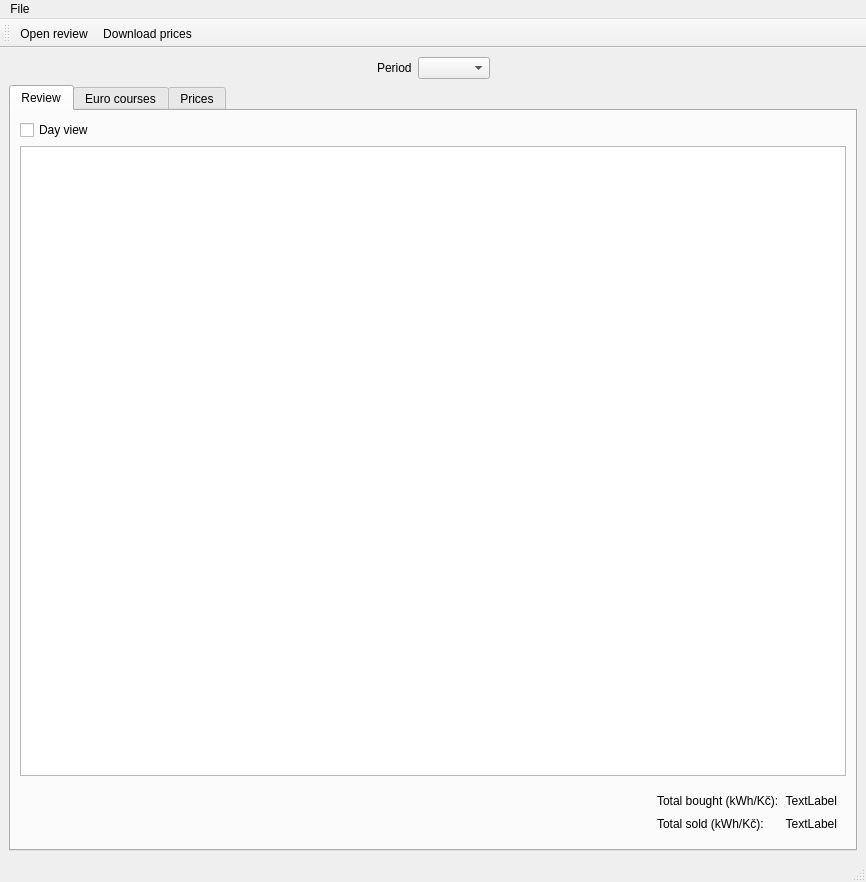
<?xml version="1.0" encoding="UTF-8"?>
<ui version="4.0">
 <class>MainWindow</class>
 <widget class="QMainWindow" name="MainWindow">
  <property name="geometry">
   <rect>
    <x>0</x>
    <y>0</y>
    <width>866</width>
    <height>882</height>
   </rect>
  </property>
  <property name="windowTitle">
   <string>Electricity review</string>
  </property>
  <property name="windowIcon">
   <iconset resource="resources.qrc">
    <normaloff>:/icons/icons/energy.png</normaloff>:/icons/icons/energy.png</iconset>
  </property>
  <widget class="QWidget" name="centralwidget">
   <layout class="QVBoxLayout" name="verticalLayout">
    <item>
     <layout class="QHBoxLayout" name="horizontalLayout">
      <item>
       <spacer name="horizontalSpacer_2">
        <property name="orientation">
         <enum>Qt::Horizontal</enum>
        </property>
        <property name="sizeHint" stdset="0">
         <size>
          <width>40</width>
          <height>20</height>
         </size>
        </property>
       </spacer>
      </item>
      <item>
       <widget class="QLabel" name="label">
        <property name="frameShape">
         <enum>QFrame::NoFrame</enum>
        </property>
        <property name="frameShadow">
         <enum>QFrame::Plain</enum>
        </property>
        <property name="text">
         <string>Period</string>
        </property>
       </widget>
      </item>
      <item>
       <widget class="QComboBox" name="comboPeriod"/>
      </item>
      <item>
       <spacer name="horizontalSpacer">
        <property name="orientation">
         <enum>Qt::Horizontal</enum>
        </property>
        <property name="sizeHint" stdset="0">
         <size>
          <width>40</width>
          <height>20</height>
         </size>
        </property>
       </spacer>
      </item>
     </layout>
    </item>
    <item>
     <widget class="QTabWidget" name="tabWidget">
      <property name="tabPosition">
       <enum>QTabWidget::North</enum>
      </property>
      <property name="currentIndex">
       <number>0</number>
      </property>
      <widget class="QWidget" name="tabReview">
       <attribute name="icon">
        <iconset resource="resources.qrc">
         <normaloff>:/icons/icons/review.png</normaloff>:/icons/icons/review.png</iconset>
       </attribute>
       <attribute name="title">
        <string>Review</string>
       </attribute>
       <layout class="QVBoxLayout" name="verticalLayout_2">
        <item>
         <widget class="QCheckBox" name="checkDays">
          <property name="text">
           <string>Day view</string>
          </property>
         </widget>
        </item>
        <item>
         <widget class="QTableView" name="tableReview">
          <property name="selectionBehavior">
           <enum>QAbstractItemView::SelectRows</enum>
          </property>
         </widget>
        </item>
        <item>
         <widget class="QWidget" name="widget" native="true">
          <layout class="QGridLayout" name="gridLayout">
           <item row="0" column="1">
            <widget class="QLabel" name="label_4">
             <property name="text">
              <string>Total bought (kWh/Kč):</string>
             </property>
            </widget>
           </item>
           <item row="1" column="1">
            <widget class="QLabel" name="label_2">
             <property name="text">
              <string>Total sold (kWh/Kč):</string>
             </property>
            </widget>
           </item>
           <item row="0" column="2">
            <widget class="QLabel" name="labelBought">
             <property name="text">
              <string>TextLabel</string>
             </property>
             <property name="alignment">
              <set>Qt::AlignRight|Qt::AlignTrailing|Qt::AlignVCenter</set>
             </property>
            </widget>
           </item>
           <item row="1" column="2">
            <widget class="QLabel" name="labelSold">
             <property name="text">
              <string>TextLabel</string>
             </property>
             <property name="alignment">
              <set>Qt::AlignRight|Qt::AlignTrailing|Qt::AlignVCenter</set>
             </property>
            </widget>
           </item>
           <item row="0" column="0">
            <spacer name="horizontalSpacer_3">
             <property name="orientation">
              <enum>Qt::Horizontal</enum>
             </property>
             <property name="sizeHint" stdset="0">
              <size>
               <width>40</width>
               <height>20</height>
              </size>
             </property>
            </spacer>
           </item>
          </layout>
         </widget>
        </item>
       </layout>
      </widget>
      <widget class="QWidget" name="tabCourses">
       <attribute name="icon">
        <iconset resource="resources.qrc">
         <normaloff>:/icons/icons/euro.png</normaloff>:/icons/icons/euro.png</iconset>
       </attribute>
       <attribute name="title">
        <string>Euro courses</string>
       </attribute>
       <layout class="QVBoxLayout" name="verticalLayout_3">
        <item>
         <widget class="QTableView" name="tableCourses">
          <property name="selectionBehavior">
           <enum>QAbstractItemView::SelectRows</enum>
          </property>
         </widget>
        </item>
       </layout>
      </widget>
      <widget class="QWidget" name="tabPrices">
       <attribute name="icon">
        <iconset resource="resources.qrc">
         <normaloff>:/icons/icons/price.png</normaloff>:/icons/icons/price.png</iconset>
       </attribute>
       <attribute name="title">
        <string>Prices</string>
       </attribute>
       <layout class="QVBoxLayout" name="verticalLayout_4">
        <item>
         <widget class="QTableView" name="tablePrices">
          <property name="selectionBehavior">
           <enum>QAbstractItemView::SelectRows</enum>
          </property>
         </widget>
        </item>
       </layout>
      </widget>
     </widget>
    </item>
    <item>
     <layout class="QHBoxLayout" name="horizontalLayout_2"/>
    </item>
   </layout>
  </widget>
  <widget class="QMenuBar" name="menubar">
   <property name="geometry">
    <rect>
     <x>0</x>
     <y>0</y>
     <width>866</width>
     <height>30</height>
    </rect>
   </property>
   <widget class="QMenu" name="menuFile">
    <property name="title">
     <string>File</string>
    </property>
    <addaction name="actionOpen_review"/>
    <addaction name="separator"/>
    <addaction name="actionExit"/>
   </widget>
   <addaction name="menuFile"/>
  </widget>
  <widget class="QStatusBar" name="statusbar"/>
  <widget class="QToolBar" name="toolBar">
   <property name="windowTitle">
    <string>toolBar</string>
   </property>
   <attribute name="toolBarArea">
    <enum>TopToolBarArea</enum>
   </attribute>
   <attribute name="toolBarBreak">
    <bool>false</bool>
   </attribute>
   <addaction name="actionOpen_review"/>
   <addaction name="actionDownload_prices"/>
  </widget>
  <action name="actionOpen_review">
   <property name="icon">
    <iconset resource="resources.qrc">
     <normaloff>:/icons/icons/open.png</normaloff>:/icons/icons/open.png</iconset>
   </property>
   <property name="text">
    <string>Open review</string>
   </property>
  </action>
  <action name="actionExit">
   <property name="icon">
    <iconset resource="resources.qrc">
     <normaloff>:/icons/icons/exit.png</normaloff>:/icons/icons/exit.png</iconset>
   </property>
   <property name="text">
    <string>Exit</string>
   </property>
  </action>
  <action name="actionDownload_prices">
   <property name="icon">
    <iconset resource="resources.qrc">
     <normaloff>:/icons/icons/download.png</normaloff>:/icons/icons/download.png</iconset>
   </property>
   <property name="text">
    <string>Download prices</string>
   </property>
   <property name="toolTip">
    <string>Download prices</string>
   </property>
  </action>
 </widget>
 <resources>
  <include location="resources.qrc"/>
 </resources>
 <connections/>
</ui>
